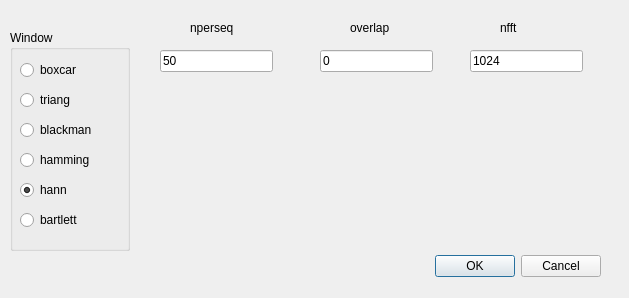
<?xml version="1.0" encoding="UTF-8"?>
<ui version="4.0">
 <class>Dialog</class>
 <widget class="QDialog" name="Dialog">
  <property name="geometry">
   <rect>
    <x>0</x>
    <y>0</y>
    <width>629</width>
    <height>298</height>
   </rect>
  </property>
  <property name="windowTitle">
   <string>Dialog</string>
  </property>
  <widget class="QDialogButtonBox" name="buttonBox">
   <property name="geometry">
    <rect>
     <x>10</x>
     <y>250</y>
     <width>591</width>
     <height>32</height>
    </rect>
   </property>
   <property name="layoutDirection">
    <enum>Qt::LeftToRight</enum>
   </property>
   <property name="orientation">
    <enum>Qt::Horizontal</enum>
   </property>
   <property name="standardButtons">
    <set>QDialogButtonBox::Cancel|QDialogButtonBox::Ok</set>
   </property>
  </widget>
  <widget class="QLineEdit" name="persekInput">
   <property name="geometry">
    <rect>
     <x>160</x>
     <y>50</y>
     <width>113</width>
     <height>22</height>
    </rect>
   </property>
   <property name="text">
    <string>50</string>
   </property>
  </widget>
  <widget class="QLineEdit" name="overlapInput">
   <property name="geometry">
    <rect>
     <x>320</x>
     <y>50</y>
     <width>113</width>
     <height>22</height>
    </rect>
   </property>
   <property name="text">
    <string>0</string>
   </property>
  </widget>
  <widget class="QLineEdit" name="nfftInput">
   <property name="geometry">
    <rect>
     <x>470</x>
     <y>50</y>
     <width>113</width>
     <height>22</height>
    </rect>
   </property>
   <property name="text">
    <string>1024</string>
   </property>
  </widget>
  <widget class="QLabel" name="label_2">
   <property name="geometry">
    <rect>
     <x>190</x>
     <y>20</y>
     <width>55</width>
     <height>16</height>
    </rect>
   </property>
   <property name="text">
    <string>nperseq</string>
   </property>
  </widget>
  <widget class="QLabel" name="label_3">
   <property name="geometry">
    <rect>
     <x>350</x>
     <y>20</y>
     <width>55</width>
     <height>16</height>
    </rect>
   </property>
   <property name="text">
    <string>overlap</string>
   </property>
  </widget>
  <widget class="QLabel" name="label_4">
   <property name="geometry">
    <rect>
     <x>500</x>
     <y>20</y>
     <width>55</width>
     <height>16</height>
    </rect>
   </property>
   <property name="text">
    <string>nfft</string>
   </property>
  </widget>
  <widget class="QGroupBox" name="groupBox">
   <property name="geometry">
    <rect>
     <x>10</x>
     <y>30</y>
     <width>120</width>
     <height>221</height>
    </rect>
   </property>
   <property name="title">
    <string>Window</string>
   </property>
   <widget class="QRadioButton" name="radBoxcar">
    <property name="geometry">
     <rect>
      <x>10</x>
      <y>30</y>
      <width>95</width>
      <height>20</height>
     </rect>
    </property>
    <property name="text">
     <string>boxcar</string>
    </property>
    <property name="checked">
     <bool>false</bool>
    </property>
   </widget>
   <widget class="QRadioButton" name="radTriang">
    <property name="geometry">
     <rect>
      <x>10</x>
      <y>60</y>
      <width>95</width>
      <height>20</height>
     </rect>
    </property>
    <property name="text">
     <string>triang</string>
    </property>
   </widget>
   <widget class="QRadioButton" name="radBlackam">
    <property name="geometry">
     <rect>
      <x>10</x>
      <y>90</y>
      <width>95</width>
      <height>20</height>
     </rect>
    </property>
    <property name="text">
     <string>blackman</string>
    </property>
   </widget>
   <widget class="QRadioButton" name="radHamming">
    <property name="geometry">
     <rect>
      <x>10</x>
      <y>120</y>
      <width>95</width>
      <height>20</height>
     </rect>
    </property>
    <property name="text">
     <string>hamming</string>
    </property>
   </widget>
   <widget class="QRadioButton" name="radHann">
    <property name="geometry">
     <rect>
      <x>10</x>
      <y>150</y>
      <width>95</width>
      <height>20</height>
     </rect>
    </property>
    <property name="text">
     <string>hann</string>
    </property>
    <property name="checked">
     <bool>true</bool>
    </property>
   </widget>
   <widget class="QRadioButton" name="radBartlett">
    <property name="geometry">
     <rect>
      <x>10</x>
      <y>180</y>
      <width>95</width>
      <height>20</height>
     </rect>
    </property>
    <property name="text">
     <string>bartlett</string>
    </property>
   </widget>
  </widget>
 </widget>
 <resources/>
 <connections>
  <connection>
   <sender>buttonBox</sender>
   <signal>accepted()</signal>
   <receiver>Dialog</receiver>
   <slot>accept()</slot>
   <hints>
    <hint type="sourcelabel">
     <x>248</x>
     <y>254</y>
    </hint>
    <hint type="destinationlabel">
     <x>157</x>
     <y>274</y>
    </hint>
   </hints>
  </connection>
  <connection>
   <sender>buttonBox</sender>
   <signal>rejected()</signal>
   <receiver>Dialog</receiver>
   <slot>reject()</slot>
   <hints>
    <hint type="sourcelabel">
     <x>316</x>
     <y>260</y>
    </hint>
    <hint type="destinationlabel">
     <x>286</x>
     <y>274</y>
    </hint>
   </hints>
  </connection>
 </connections>
</ui>
